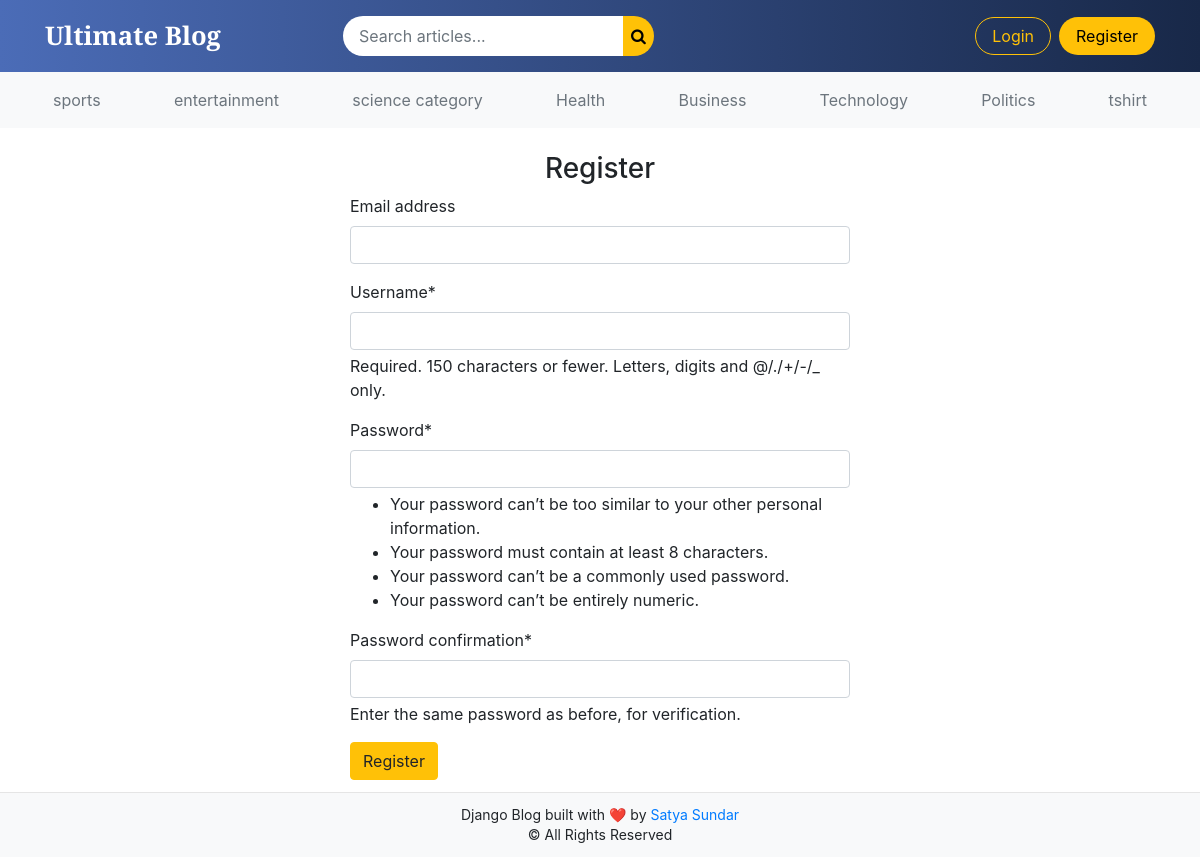
Screenshot of /register/ with the database file from the repository.
### blogs/models.py (models this page shows, shortened)
class Category(models.Model):
    category_name =models.CharField(max_length=50, unique=True)
    created_at =models.DateTimeField(auto_now_add=True)
    updated_at =models.DateTimeField(auto_now=True)
    class Meta:
        verbose_name_plural ='Categories'

### blog_main/views.py (the view)
# urls.py: path('register/',views.register,name='register'),
def register(request):
    if request.method =='POST':
        form =RegisterForm(request.POST)
        if form.is_valid():
            form.save()
            return redirect('login')
        else:
            print(form.errors)
    else:
        form =RegisterForm()
    context ={
        'form':form,
    }
    return render(request,'register.html',context)

### blog_main/forms.py
class RegisterForm(UserCreationForm):
    class Meta:
        model =User
        fields =('email','username','password1','password2')

### blogs/context_processors.py (called while the page is built)
def get_categories(request):
    categories =Category.objects.all()
    return dict(categories=categories)

def get_social_links(request):
    social_links = SocialLink.objects.all()
    return dict(social_links=social_links)

### templates/register.html (shortened to what this page needs)
{% extends "base.html" %}
{% block content %}
{% load crispy_forms_tags %}
<h3 class='text-center'>Register</h3>
<form action="{% url 'register'%}" method="POST" style="width:500px; margin:auto">
    {{ form | crispy }}
    <button type="submit" class="btn btn-warning">Register</button>
</form>
{% endblock  %}

### templates/base.html (shortened to what this page needs)
{% load static %}
<!DOCTYPE html>
<html lang="en">
<head>
    <link rel="stylesheet" href="https://getbootstrap.com/docs/4.0/dist/css/bootstrap.min.css">
    <link rel="stylesheet" href="{% static 'css/style.css' %}">
    <link rel="stylesheet" href="https://cdnjs.cloudflare.com/ajax/libs/font-awesome/4.7.0/css/font-awesome.min.css">
</head>
<body>
<div class="page-wrapper">
<nav class="navbar navbar-expand-lg custom-navbar sticky-top">
    <div class="container">
        <a class="navbar-brand logo-text" href="/">Ultimate Blog</a>
        <div class="collapse navbar-collapse" id="mainNavbar">
            <form class="form-inline mx-auto search-box" action="{% url 'search' %}" method="GET">
                <input class="form-control search-input" type="search" name="keyword"
                       value="{{ keyword }}" placeholder="Search articles...">
                <button class="btn btn-search p-2" type="submit">
                    <i class="fa fa-search"></i>
                </button>
            </form>
            <ul class="navbar-nav ml-auto align-items-center">
                {% if user.is_authenticated %}
                    <li class="nav-item">
                        <a class="nav-link nav-hover" href="{% url 'dashboard' %}">
                            <i class="fa fa-dashboard"></i> Dashboard
                        </a>
                    </li>
                    <li class="nav-item ml-2">
                       <form method="post" action="{% url 'logout' %}"
      onsubmit="return confirm('Are you sure you want to logout?');">
    {% csrf_token %}
    <button class="btn btn-logout" type="submit">Logout</button>
</form>
                    </li>
                {% else %}
                    <li class="nav-item">
                        <a class="btn btn-login" href="{% url 'login' %}">Login</a>
                    </li>
                    <li class="nav-item ml-2">
                        <a class="btn btn-register" href="{% url 'register' %}">Register</a>
                    </li>
                {% endif %}
            </ul>
        </div>
    </div>
</nav>
<div class="nav-scroller py-2 mb-3 bg-light">
    <div class="container">
        <nav class="nav d-flex justify-content-between">
            {% for cat in categories %}
                <a class="p-2 text-muted category-link"
                   href="{% url 'post_by_category' cat.id %}">
                    {{ cat.category_name }}
                </a>
            {% endfor %}
        </nav>
    </div>
</div>
<main id="page-content">
    <div class="container mt-4">
        {% block content %}
        {% endblock %}
    </div>
</main>
<footer class="blog-footer">
    <div class="footer-inner">
        <span>
            Django Blog built with ❤️ by
            <a href="https://github.com/satyaumi/django-blocg" target="_blank">
                Satya Sundar
            </a>
        </span>
        <span class="d-block">© All Rights Reserved</span>
    </div>
</footer>
</body>
</html>

### static/css/style.css (style rules this page uses)
.custom-navbar { background: linear-gradient(90deg, #4b6cb7, #182848); padding: 12px 0; }
.logo-text { font-family: 'Playfair Display', serif; font-size: 1.6rem; color: #fff !important; font-weight: 700; }
.search-box { max-width: 420px; width: 100%; }
.search-input { border-radius: 30px 0 0 30px; border: none; padding: 8px 16px; }
.btn-search { border-radius: 0 30px 30px 0; background: #ffc107; border: none; color: #000; }
.btn-login { background: transparent; border: 1px solid #ffc107; color: #ffc107; border-radius: 20px; padding: 6px 16px; }
.btn-register { background: #ffc107; color: #000; border-radius: 20px; padding: 6px 16px; }
html, body { height: 100%; margin: 0; }
body { display: flex; flex-direction: column; }
#page-content { flex: 1; min-height: calc(100vh - 160px); }
.blog-footer { background: #f8f9fa; border-top: 1px solid #e5e5e5; padding: 12px 0; text-align: center; }
.footer-inner { font-size: 14px; line-height: 1.4; }

### rows the page displays
Category: category_name "sports"
Category: category_name "entertainment"
Category: category_name "science category"
Category: category_name "Health"
Category: category_name "Business"
Category: category_name "Technology"
Category: category_name "Politics"
Category: category_name "tshirt"
